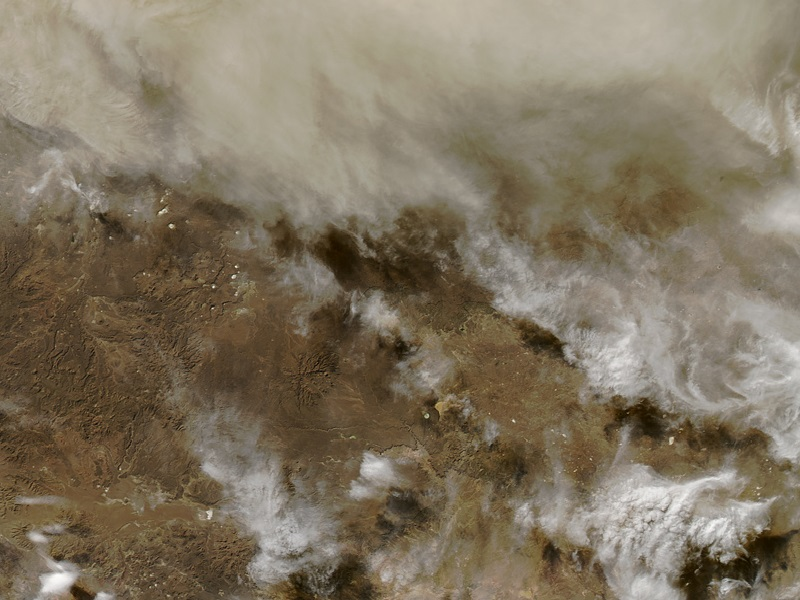
#> input picture test_images/color_test_1.jpg, 800 x 600 px, found by its file name
$ python ImageLoader.py
#> lines starting #> are read from the running program, lines starting #| are printed output that depends on the picture
from typing import Tuple, List
import os
from scipy.ndimage import imread
import numpy as np

def normalize_and_flatten(img: np.ndarray):
    if len(img.shape) > 3:
        raise TypeError()
    if len(img.shape) == 3:
        img = np.mean(img, axis=2)
    img = img - np.min(img)
    img = img / np.max(img)
    return img

def load_test_images() -> Tuple[List[np.ndarray], np.ndarray, List[np.ndarray]]:
    test_folder = os.path.join(__file__,'..','..','test_images/')
    test_image_1 = imread(os.path.join(test_folder, 'color_test_1.jpg'))
#> test_image_1 is the input picture: shape (600, 800, 3); mean R, G, B 128.4, 116.8, 97
    test_image_2 = imread(os.path.join(test_folder, 'color_test_2.jpg'))
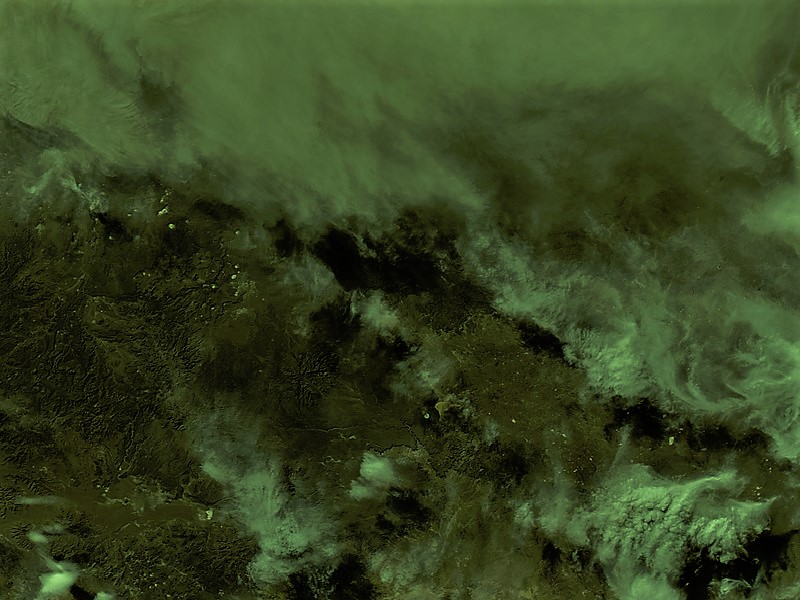
#> input picture test_images/color_test_2.jpg, 800 x 600 px, found by its file name
#> test_image_2 is the input picture: shape (600, 800, 3); mean R, G, B 54, 67.8, 33

    ground_truth = imread(os.path.join(test_folder, 'ground_truth_1.png'), flatten=True)
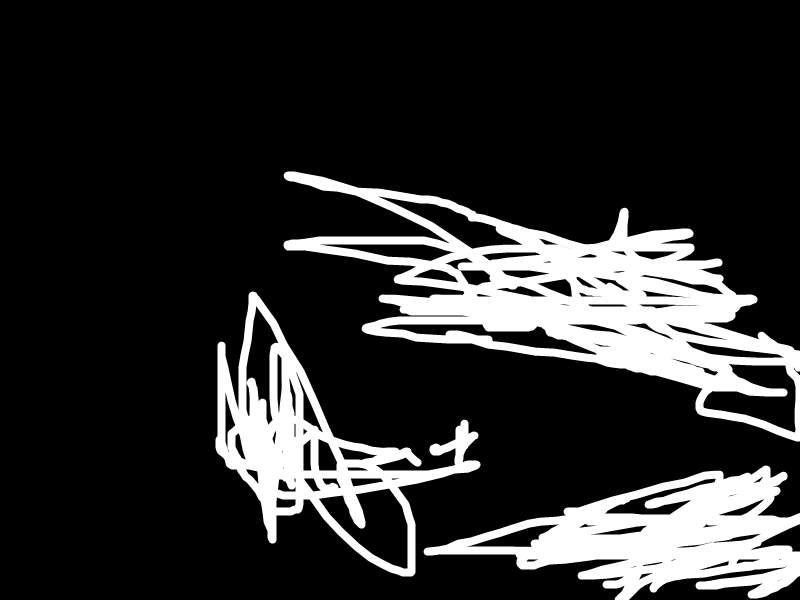
#> input picture test_images/ground_truth_1.png, 800 x 600 px, found by its file name
#> ground_truth: shape (600, 800) float32; min 0, max 255, mean 45.3
    ground_truth = ground_truth - np.min(ground_truth)
    ground_truth = ground_truth / np.max(ground_truth)

#> (the run stopped early here; a loop or call above may not have finished)
